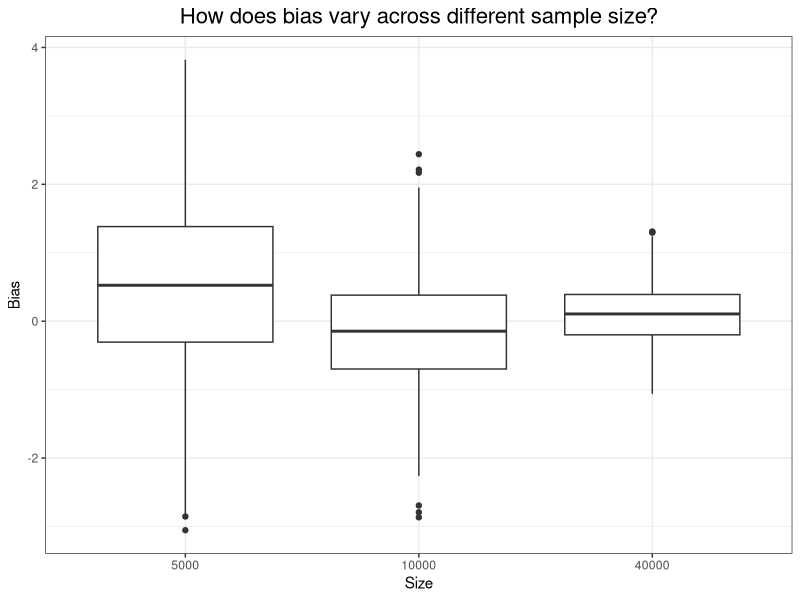

The R source for this figure:
## ---- chunk 1
knitr::opts_chunk$set(echo = TRUE)
library(ggplot2)
library(readr)
library(tidyr)
iv5000=read_csv("iv5000.csv")
iv10000=read_csv("iv10000.csv")
iv40000=read_csv("iv40000.csv")
iv5000=iv5000[,2:10]
iv10000=iv10000[,2:10]
iv40000=iv40000[,2:10]
## ---- chunk 2
dfstrong=data.frame(cbind(iv5000$`pp=0.7,uc=-0.09`,iv10000$`pp=0.7,uc=-0.09`,iv40000$`pp=0.7,uc=-0.09`))
dfmedium=data.frame(cbind(iv5000$`pp=0.5,uc=-0.08`,iv10000$`pp=0.5,uc=-0.08`,iv40000$`pp=0.5,uc=-0.08`))
dfweak=data.frame(cbind(iv5000$`pp=0.3,uc=-0.07`,iv10000$`pp=0.3,uc=-0.07`,iv40000$`pp=0.3,uc=-0.07`))

colnames(dfstrong)=c(5000,10000,40000)
colnames(dfmedium)=c(5000,10000,40000)
colnames(dfweak)=c(5000,10000,40000)

strong=gather(dfstrong, "size", "bias", 1:3)
medium=gather(dfmedium, "size", "bias", 1:3)
weak=gather(dfweak, "size", "bias", 1:3)

ggplot(strong, aes(x=size, y=bias)) +
  geom_boxplot() +
  theme_bw()  +
  theme(legend.text=element_text(size=12),legend.position="right",plot.title = element_text(hjust = 0.5,size=16))+
  scale_x_discrete(limits = c("5000","10000","40000"))+
  labs(title="How does bias vary across different sample size?",x="Size", y="Bias")
  
